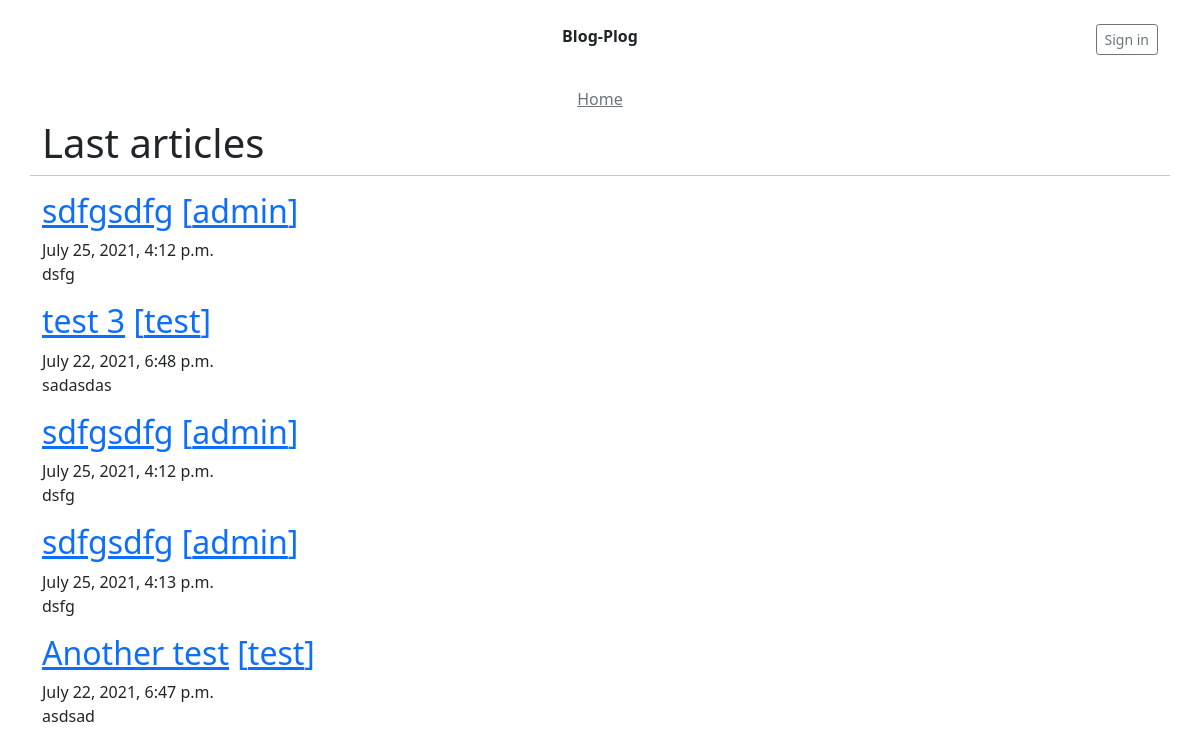
The page / on the database its author committed.
### blog/models.py (models this page shows, shortened)
class Post(models.Model):
    title = models.CharField(max_length=500)
    content = models.TextField()
    created_at = models.DateTimeField(auto_now_add=True)
    author = models.ForeignKey(User, on_delete=models.CASCADE, null=True, blank=True)

### blog/views.py (the view)
# urls.py: path('', views.MainPage.as_view(), name='main'),
class MainPage(ListView):
    model = Post
    template_name = 'main.html'
    def get_queryset(self):
        posts = Post.objects.all()
        random_posts = random.sample(list(posts), 5)
        return random_posts

### blog/templates/main.html (shortened to what this page needs)
{% extends "base.html" %}
{% block content %}
    <div class="row">
        <h1>Last articles</h1>
        <hr />
    </div>
    {% for article in object_list %}
    <div class="row">
        <article class="col-12">
            <h2>
                <a href="{% url 'post.detail' article.id %}">{{ article.title }}</a>
                <a href="{% url 'user' article.author.id %}">[{{ article.author }}]</a>
            </h2>
            <span>{{ article.created_at }}</span>
            <p>{{ article.content }}</p>
        </article>
    </div>
    {% empty %}
    <div class="row">No posts yet.</div>
    {% endfor %}
{% endblock content %}

### rows shown on the page
Post: title "sdfgsdfg", author "admin", created_at "July 25, 2021, 4:12 p.m.", content "dsfg"
Post: title "test 3", author "test", created_at "July 22, 2021, 6:48 p.m.", content "sadasdas"
Post: title "sdfgsdfg", author "admin", created_at "July 25, 2021, 4:12 p.m.", content "dsfg"
Post: title "sdfgsdfg", author "admin", created_at "July 25, 2021, 4:13 p.m.", content "dsfg"
Post: title "Another test", author "test", created_at "July 22, 2021, 6:47 p.m.", content "asdsad"
